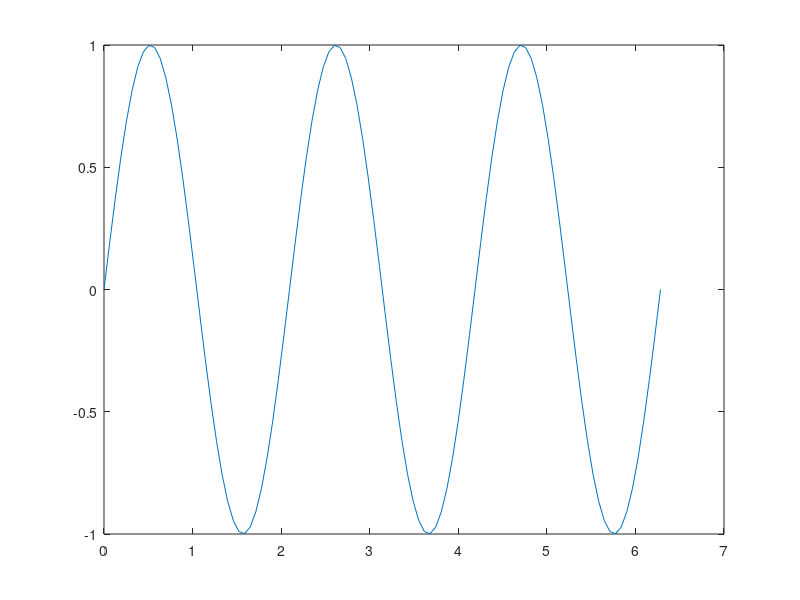

Here is the MATLAB script that generated this plot: (Note: this script raises an error after producing the figure.)
%% Script 1
% This is the top-level intro text for script1
% More text

%% First subsection
t = linspace(0,2*pi,100);
x1 = sin(t);
x2 = cos(t);

plot(t,x1,t,x2)

%% Second subsection
% More content here

for i = 1:3
    %%
    % Text inside a for loop
    display(sprintf('Multiplier = %g',i))
    plot(t, sin(i*t))
    
end

%% Third subsection
% Call test function
in = 1;
out = function1(in);
